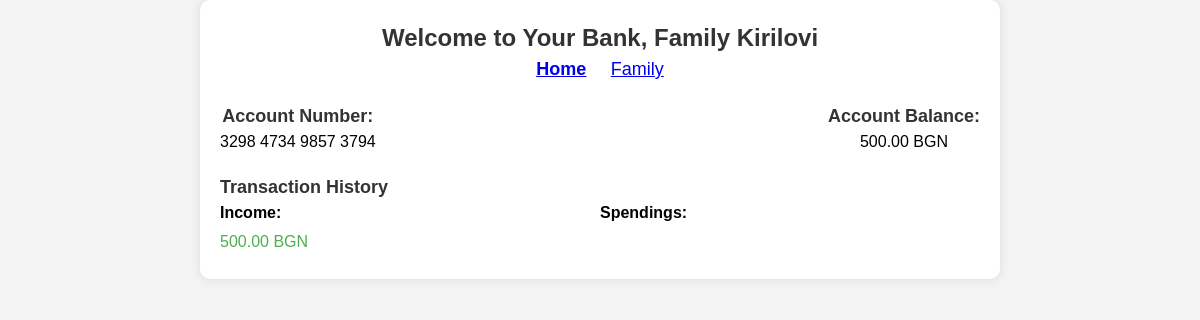
/family/, run on the app's committed database.
### base/models.py (models this page shows, shortened)
class Account(models.Model):
    holder = models.ForeignKey(Customer, on_delete=models.SET_NULL, null=True)
    number = models.CharField(max_length=20)
    amount = models.DecimalField(default=0, max_digits=20, decimal_places=2)
    updated = models.DateTimeField(auto_now=True)
    created = models.DateTimeField(auto_now_add=True)
    members = models.ManyToManyField(Customer, related_name="members", blank=True, null=True)
    type = models.CharField(max_length=20, choices=TYPES, blank=True)
    name = models.CharField(max_length=50, null=True)

class Income(models.Model):
    affected_account = models.ForeignKey(Account, on_delete=models.SET_NULL, null=True)
    amount = models.DecimalField(max_digits=20, decimal_places=2)
    updated = models.DateTimeField(auto_now=True)
    created = models.DateTimeField(auto_now_add=True)
    class Meta:
        ordering = ["-updated", "-created"]

### base/views.py (the view)
# urls.py: path("family/", views.family_page, name="family"),
def family_page(request):
    account = Account.objects.get(name="Kirilovi")
    incomes = Income.objects.filter(affected_account=account)
    spending = Spends.objects.filter(affected_account=account)
    account.amount = set_account_amount(account)
    context = {"account": account, "incomes": incomes, "spending": spending
               }
    return render(request, "family.html", context)

### base/views.py (called while the page is built)
def set_account_amount(account):
    incomes = Income.objects.filter(affected_account=account)
    spending = Spends.objects.filter(affected_account=account)
    amount = 0
    for inc in incomes:
        amount += inc.amount
    for spend in spending:
        amount -= spend.amount
    return amount

### templates/family.html (shortened to what this page needs)
<!DOCTYPE html>
{% load static %}
<html lang="en">
<head>
    <link rel="stylesheet" href="{% static 'styles/style.css' %}">
</head>
<body>
    <div class="container">
        <header>
            <h1>Welcome to Your Bank, Family {{account.name}}</h1>
            <nav class="tabs">
                <ul>
                    <li class="active-tab"><a href="{% url 'home' %}">Home</a></li>
                    <li><a href="{% url 'family' %}">Family</a></li>
                </ul>
            </nav>
        </header>
        <section class="tab-content">
            <div class="tab home-tab active">
                <section class="account-info">
                    <div class="account-details">
                        <h2>Account Number:</h2>
                        <p>{{account.number}}</p>
                    </div>
                    <div class="account-balance">
                        <h2>Account Balance:</h2>
                        <p>{{ account.amount }} BGN</p>
                    </div>
                </section>
                <section class="transaction-history">
                    <h2>Transaction History</h2>
                    <div class="transaction-list">
                        <div class="income">
                            <p><strong>Income:</strong></p>
                            <ul>
                                {% for income in incomes %}
                                	<li>{{ income.amount }} BGN </li>
                                {% endfor %}
                            </ul>
                        </div>
                        <div class="spend">
                            <p><strong>Spendings:</strong></p>
                        </div>
                    </div>
                </section>
            </div>
        </section>
    </div>
</body>
</html>

### static/styles/style.css (style rules this page uses)
*, *::before, *::after { box-sizing: border-box; }
body, h1, h2, h3, h4, p, figure, blockquote, dl, dd { margin-block-end: 0; }
body { min-height: 100vh; text-rendering: optimizeSpeed; line-height: 1.5; }
a:not([class]) { text-decoration-skip-ink: auto; }
body, h1, h2, p, ul { margin: 0; padding: 0; }
body { font-family: Arial, sans-serif; background-color: #f3f3f3; }
.container { max-width: 800px; margin: 0 auto; background-color: #fff; padding: 20px; border-radius: 10px; box-shadow: 0 0 10px rgba(0, 0, 0, 0.1); }
header { text-align: center; margin-bottom: 20px; }
h1 { font-size: 24px; color: #333; }
.account-info { display: flex; justify-content: space-between; margin-bottom: 20px; }
.account-details, .account-balance { text-align: center; }
h2 { font-size: 18px; color: #333; }
.transaction-history { margin-top: 20px; }
.transaction-list { display: flex; justify-content: space-between; }
.income, .spend { flex: 1; }
ul { list-style: none; }
.income ul li, .spend ul li { margin: 5px 0; font-size: 16px; color: #333; }
.income ul li { color: #4CAF50; }
.tabs { text-align: center; }
.tabs ul { list-style: none; padding: 0; }
.tabs ul li { display: inline; margin: 0 10px; cursor: pointer; font-size: 18px; color: #333; }
.tabs ul li.active-tab { font-weight: bold; text-decoration: underline; }
.tab { display: none; }
.tab.active { display: block; }

### data on the page
Account: name "Kirilovi", number "3298 4734 9857 3794", amount "500.00"
Income: amount "500.00"
